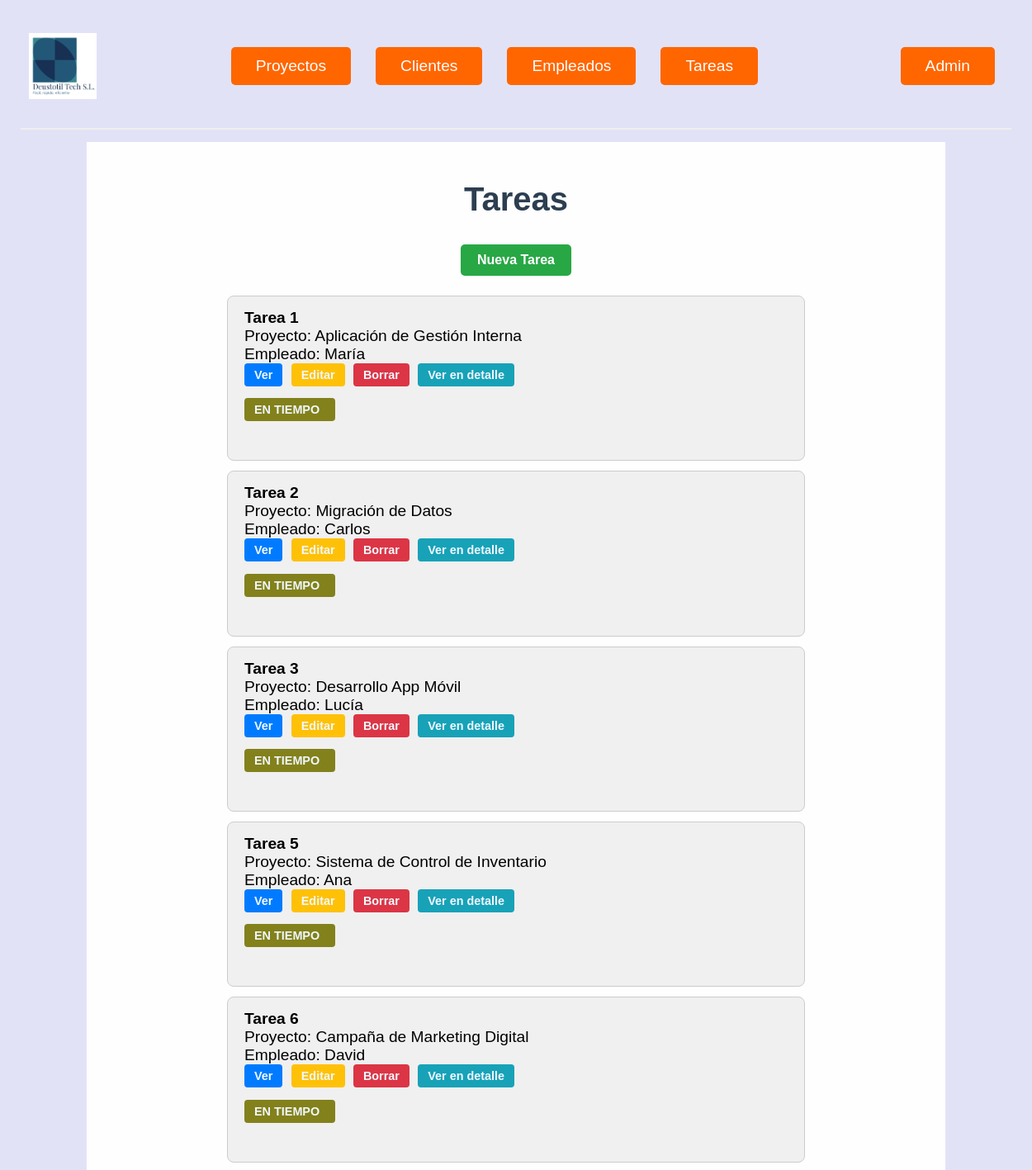
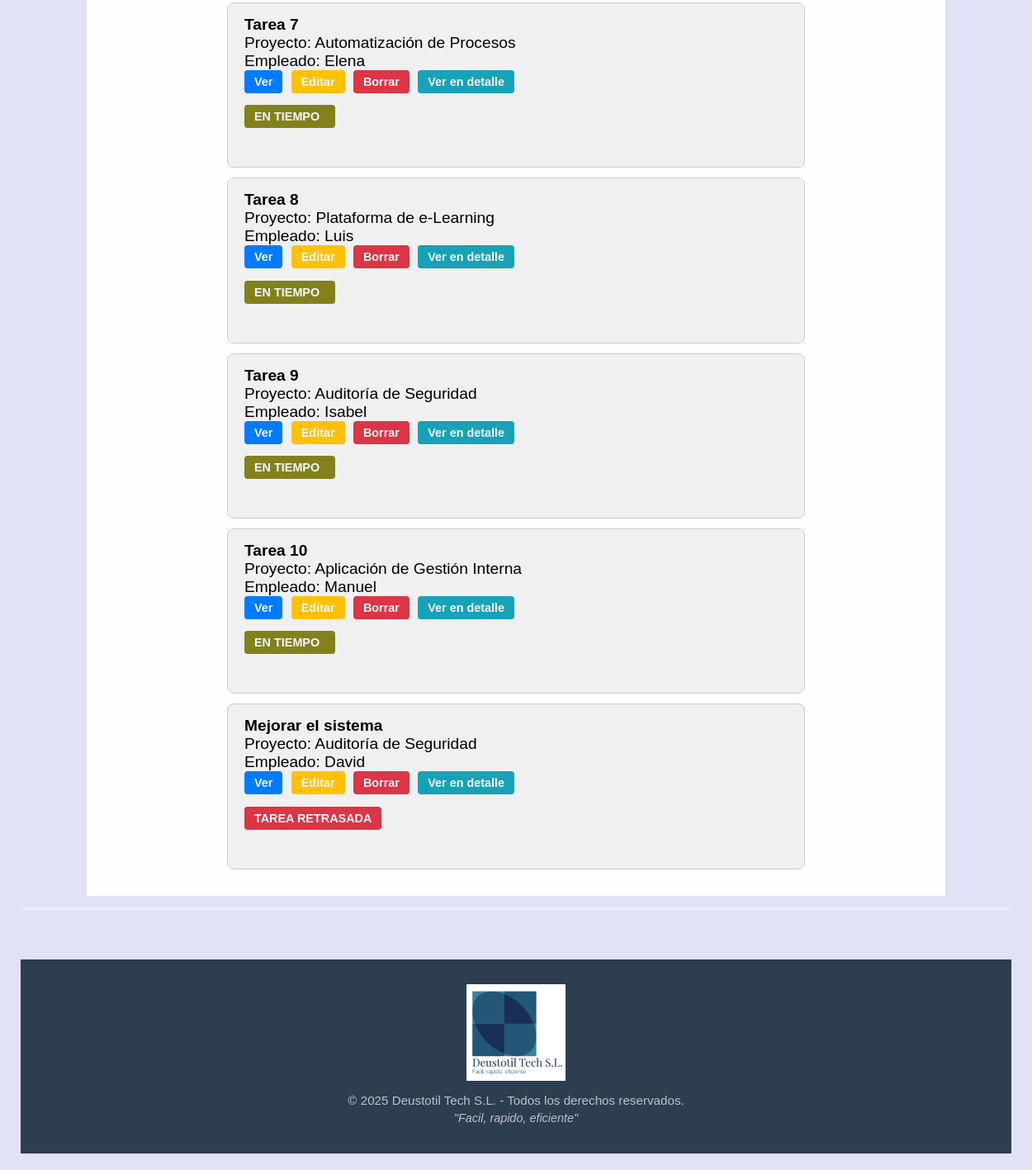
Screenshot of /tareas/ (signed in) with the database file from the repository (2 pictures, top to bottom).
### gestion_produccion_G6/models.py (models this page shows, shortened)
class Tarea(models.Model):
    proyecto = models.ForeignKey(Proyecto, on_delete=models.CASCADE)
    empleado = models.ForeignKey(Empleado, on_delete=models.CASCADE,related_name="tareas_empleado")
    nombre = models.CharField(max_length=50)
    descripcion = models.TextField(default="Descripción de la tarea")
    fecha_ini = models.DateField(default=datetime.date.today)
    fecha_fin = models.DateField(default=datetime.date.today)
    prioridad = models.CharField(
        max_length=20,
        choices=[
            ('Baja', 'Baja'),
            ('Media', 'Media'),
            ('Alta', 'Alta')],
        default='Baja'
    )
    estado = models.CharField(
        max_length=20,
        choices=[
            ('Abierto', 'Abierto'),
            ('Asignado', 'Asignado'),
            ('En proceso', 'En proceso'),
            ('Finalizada', 'Finalizada')
        ],
        default='Abierto'
    )
    notas = models.TextField(default="Notas del empleado")

class Proyecto(models.Model):
    nombre = models.CharField(max_length=50)
    descripcion = models.TextField(max_length=500, default="Descripción no proporcionada")
    fecha_ini = models.DateField(default=datetime.date.today)
    fecha_fin = models.DateField(default=datetime.date.today)
    presupuesto = models.IntegerField(default=0)
    cliente = models.ForeignKey('Cliente', on_delete=models.CASCADE, null=True, blank=True, related_name='proyectos')
    responsables = models.ManyToManyField('Empleado', blank=True, related_name='proyectos_responsables')
    def __str__(self):
        return self.nombre

class Empleado(models.Model):
    dni = models.CharField(max_length=10, unique=True)
    nombre = models.CharField(max_length=50)
    apellidos = models.CharField(max_length=100)
    email = models.EmailField()
    telefono = models.CharField(max_length=15)
    def __str__(self):
        return self.nombre

### gestion_produccion_G6/views.py (the view)
# urls.py: path('tareas/', views.TareaListView.as_view(), name='tarea_list'),
class TareaListView(LoginRequiredMixin, ListView):
    model = Tarea
    template_name = 'tarea_list.html'
    context_object_name = 'tareas'
    def get(self, request, *args, **kwargs):
        vengo_de = request.GET.get('vengo_de', None)
        if vengo_de == "boton_arriba":
            request.session['origen'] = request.build_absolute_uri()
        return super().get(request, *args, **kwargs)
    def get_context_data(self, **kwargs):
        context = super().get_context_data(**kwargs)
        context['fecha_actual'] = date.today()
        return context

### gestion_produccion_G6/templates/tarea_list.html (shortened to what this page needs)
{% extends "base.html" %}
{% load static %}
{% block content %}
<h1>Tareas</h1>
<a href="{% url 'tarea_create' %}" class="boton_crear">Nueva Tarea</a>
<ul class="lista_general">
  {% for tarea in tareas %}
  <ul class="lista" id="{{ tarea.pk }}">
    <li><strong>{{ tarea.nombre }}</strong></li>
    <li id="final{{ tarea.pk }}">
      Proyecto: {{ tarea.proyecto }}<br />
      Empleado: {{ tarea.empleado }}
    </li>
    <li>
      <a href="{% url 'tarea_detail' tarea.pk %}" class="boton_ver" data-pk="{{ tarea.pk }}">Ver</a>
      <a href="{% url 'tarea_update' tarea.pk %}" class="boton_editar">Editar</a>
      <a href="{% url 'tarea_delete' tarea.pk %}" class="boton_eliminar">Borrar</a>
      <a href="{% url 'tarea_detail' tarea.pk %}" class="boton_ver_mas">Ver en detalle</a>
    </li>
    <li>
      {% if tarea.estado == "Finalizada" %}
        <p class="boton_finalizada">FINALIZADA</p>
      {% elif tarea.fecha_fin < fecha_actual %}
        <p class="boton_retrasada">TAREA RETRASADA</p>
      {% else %}
        <p class="boton_entiempo">EN TIEMPO</p>
      {% endif %}
    </li>
  </ul>
  {% empty %}
  <li class="lista">No hay tareas disponibles.</li>
  {% endfor %}
</ul>
{% endblock %}

### gestion_produccion_G6/static/CSS/general.css (style rules this page uses)
body { font-family: 'Arial', sans-serif; background-color: #e2e2f7; margin: 0; padding: 0; }
h1 { text-align: center; font-size: 2.5rem; color: #2c3e50; margin-bottom: 2rem; justify-content: center; }
p { font-size: 1.5rem; color: #555; margin-bottom: 2rem; }
.boton_crear { display: block; width: fit-content; margin: 0 auto 1.5rem auto; background-color: #28a745; color: white; padding: 10px 20px; text-decoration: none; border-radius: 5px; font-weight: bold; }
.lista_general { list-style: none; padding: 0; max-width: 700px; margin: 0 auto; }
.lista { background-color: #f0f0f0; padding: 15px 20px; border: 1px solid #ccc; margin-bottom: 12px; border-radius: 8px; font-size: 1.2rem; list-style: none; }
.lista strong { font-size: 1.2rem; }
.boton_ver, .boton_editar, .boton_eliminar, .boton_cancelar, .boton_guardar, .boton_retrasada, .boton_ver_mas, .boton_favoritos { display: inline-block; padding: 6px 12px; font-size: 0.9rem; border-radius: 4px; margin-right: 5px; text-decoration: none; color:aliceblue; font-weight: bold; }
.boton_entiempo { display: inline-block; padding: 6px 12px; font-size: 0.9rem; border-radius: 4px; margin-right: 5px; text-decoration: none; color:aliceblue; font-weight: bold; }
.boton_entiempo { background-color: #83811b; width: 13%; }
.boton_ver { background-color: #007bff; }
.boton_editar { background-color: #ffc107; }
.boton_eliminar, .boton_retrasada { background-color: #dc3545; }
.boton_ver_mas { background-color: #17a2b8; }

### rows the page displays
Tarea: nombre "Tarea 1", proyecto "Aplicación de Gestión Interna", empleado "María", estado "EN TIEMPO"
Tarea: nombre "Tarea 2", proyecto "Migración de Datos", empleado "Carlos", estado "EN TIEMPO"
Tarea: nombre "Tarea 3", proyecto "Desarrollo App Móvil", empleado "Lucía", estado "EN TIEMPO"
Tarea: nombre "Tarea 5", proyecto "Sistema de Control de Inventario", empleado "Ana", estado "EN TIEMPO"
Tarea: nombre "Tarea 6", proyecto "Campaña de Marketing Digital", empleado "David", estado "EN TIEMPO"
Tarea: nombre "Tarea 7", proyecto "Automatización de Procesos", empleado "Elena", estado "EN TIEMPO"
Tarea: nombre "Tarea 8", proyecto "Plataforma de e-Learning", empleado "Luis", estado "EN TIEMPO"
Tarea: nombre "Tarea 9", proyecto "Auditorí­a de Seguridad", empleado "Isabel", estado "EN TIEMPO"
Tarea: nombre "Tarea 10", proyecto "Aplicación de Gestión Interna", empleado "Manuel", estado "EN TIEMPO"
Tarea: nombre "Mejorar el sistema", proyecto "Auditorí­a de Seguridad", empleado "David", estado "TAREA RETRASADA"
